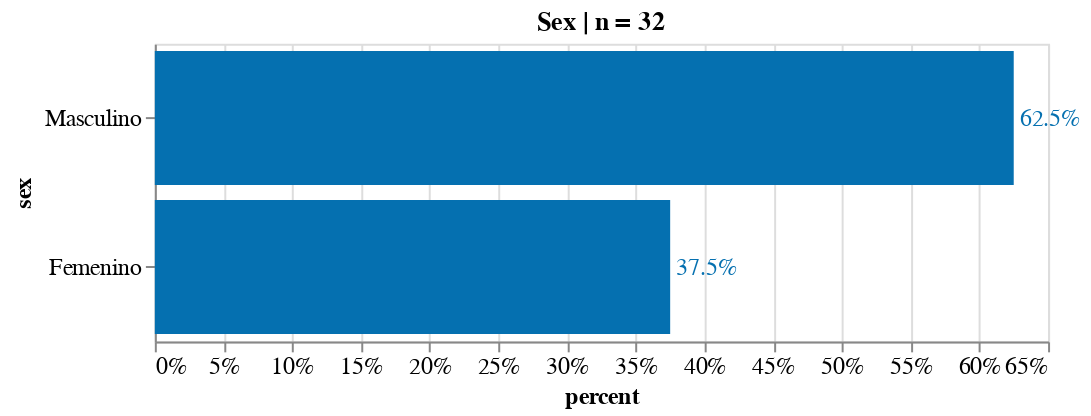

The notebook cell this image was saved under:
### Markdown cell above
## Demographics

### Code cell
source = count_freq_labels(df, X="sex") 
title = 'Sex | n = '+ source['counts'].sum().astype(str)
X, Y = 'percent:Q', 'sex:N'
w, h= 450, 150
txs, ls, ts = 12, 12, 12

chart_sex = simple_per_bar(
    source, title=title, X=X, Y=Y, \
    width=w, height=h, \
    text_size = txs, label_size = ls, title_size=ts)

chart_sex.display(renderer='svg')

### Figure 1 — Vega-Lite specification as saved in the notebook (floating-point values rounded to 4 significant figures)
{"config": {"view": {"continuousWidth": 400, "continuousHeight": 300}, "axis": {"labelFontSize": 12, "titleFontSize": 12}}, "layer": [{"mark": "bar", "encoding": {"color": {"condition": {"value": "orange", "test": "(datum.emotion === null)"}, "value": "#0570b0"}, "x": {"type": "quantitative", "axis": {"format": ".0%"}, "field": "percent"}, "y": {"type": "nominal", "field": "sex", "sort": "-x"}}, "title": "Sex | n = 32"}, {"mark": {"type": "text", "align": "left", "baseline": "middle", "dx": 3, "fontSize": 12}, "encoding": {"color": {"condition": {"value": "orange", "test": "(datum.emotion === null)"}, "value": "#0570b0"}, "text": {"type": "quantitative", "field": "percent", "format": ".1%"}, "x": {"type": "quantitative", "axis": {"format": ".0%"}, "field": "percent"}, "y": {"type": "nominal", "field": "sex", "sort": "-x"}}, "title": "Sex | n = 32"}], "data": {"name": "data-2b79229ad356762668704d60ee2e92b9"}, "height": 150, "width": 450, "$schema": "https://vega.github.io/schema/vega-lite/v4.8.1.json", "datasets": {"data-2b79229ad356762668704d60ee2e92b9": [{"counts": 20, "sex": "Masculino", "percent": 0.625}, {"counts": 12, "sex": "Femenino", "percent": 0.375}]}}
